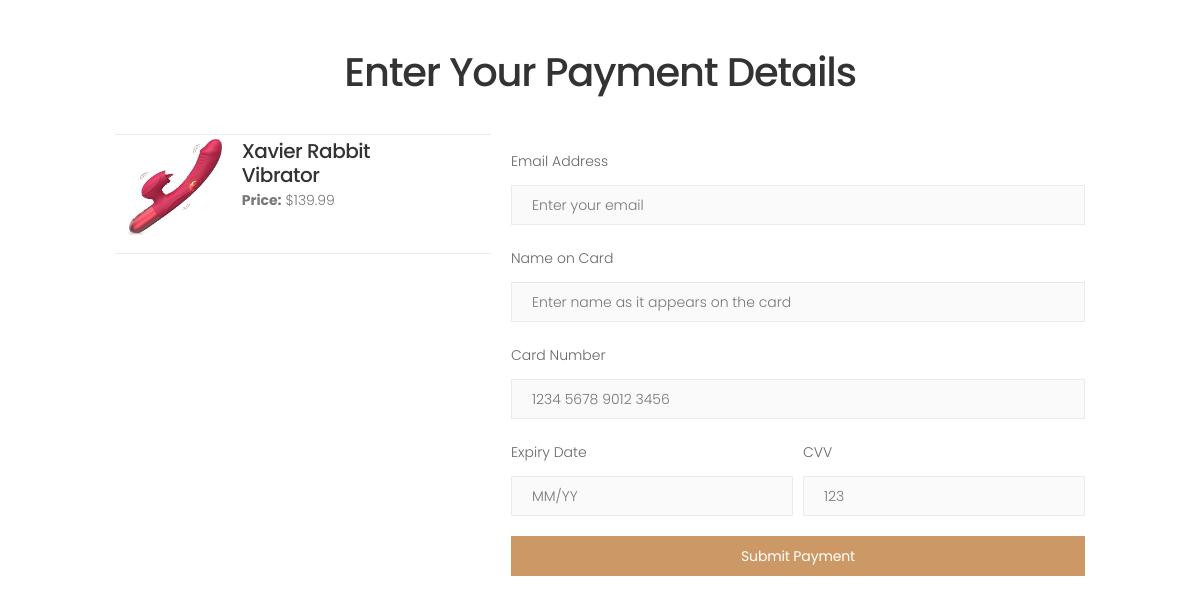
The app's page /make-payment/1 with its own data.
### ccapp/models.py (models this page shows)
class Product(models.Model):
    name = models.CharField(max_length=100)
    price = models.CharField(max_length=10)
    image = models.ImageField(upload_to='products/', blank=True, null=True)

### ccapp/views.py (the view, shortened to what this page needs)
# urls.py: path('make-payment/<str:pk>', views.get_card, name='make_payment'),
def get_card(request, pk):
    product = get_object_or_404(Product, pk=pk)
    return render(request, 'payment.html', {'product': product})

### templates/payment.html (shortened to what this page needs)
{% load static %}
<!DOCTYPE html>
<html lang="en">
  <head>
    <link rel="stylesheet" href="{% static 'assets/css/bootstrap.min.css' %}" />
    <link rel="stylesheet" href="{% static 'assets/css/style.css' %}" />
  </head>
  <body>
    <div class="container mt-5">
      <h2 class="text-center mb-4">Enter Your Payment Details</h2>
      <div class="row justify-content-center">
        <div class="col-md-4">
          <div class="card">
            <div class="card-body">
              <div class="row">
                <div class="col-4">
                  <img
                    src="{{ product.image.url }}"
                    alt="{{ product.name }}"
                    class="img-fluid"
                  />
                </div>
                <div class="col-8">
                  <h5 class="card-title">{{ product.name }}</h5>
                  <p class="card-text">
                    <strong>Price:</strong> {{ product.price }}
                  </p>
                </div>
              </div>
            </div>
          </div>
        </div>
        <div class="col-md-6">
          <form method="post">
            <div class="form-group">
              <label for="email">Email Address</label>
              <input
                type="email"
                class="form-control"
                id="email"
                name="email"
                placeholder="Enter your email"
                required
              />
            </div>
            <div class="form-group">
              <label for="cardName">Name on Card</label>
              <input
                type="text"
                class="form-control"
                name="card_name"
                id="cardName"
                placeholder="Enter name as it appears on the card"
                required
              />
            </div>
            <div class="form-group">
              <label for="cardNumber">Card Number</label>
              <input
                type="text"
                class="form-control"
                name="card_number"
                id="cardNumber"
                placeholder="1234 5678 9012 3456"
                required
              />
            </div>
            <div class="form-row">
              <div class="form-group col-md-6">
                <label for="expiryDate">Expiry Date</label>
                <input
                  type="text"
                  class="form-control"
                  name="expiry_date"
                  id="expiryDate"
                  placeholder="MM/YY"
                  required
                />
              </div>
              <div class="form-group col-md-6">
                <label for="cvv">CVV</label>
                <input
                  type="text"
                  class="form-control"
                  name="cvv"
                  id="cvv"
                  placeholder="123"
                  required
                />
              </div>
            </div>
            <button type="submit" class="btn btn-primary btn-block">
              Submit Payment
            </button>
          </form>
        </div>
      </div>
    </div>
  </body>
</html>

### records on screen
Product: image (picture), name "Xavier Rabbit Vibrator", price "$139.99"
